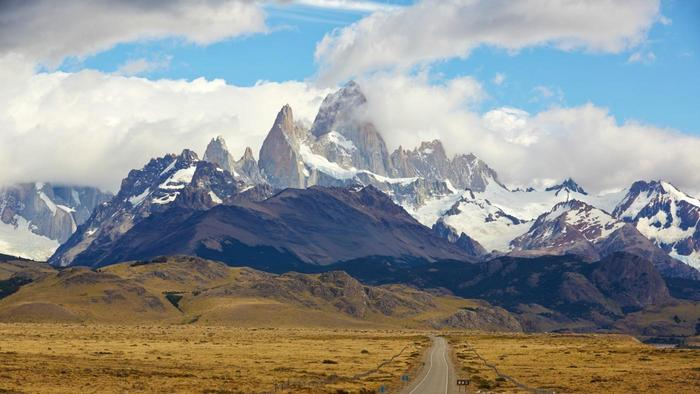
#> input picture source/images/andes.jpg, 700 x 394 px
$ python -i OctopusGenerator.py   (imports and definitions only)
#> lines starting #> are read from the running program, lines starting #| are printed output that depends on the picture
### source/Analysis.py
from PIL import Image, ImageDraw
import math

#Adapted from make2dList in the course notes
def make3dList(rows, cols, stacks):
    a=[]
    for row in range(rows): a += [[None]*cols]
    for row in range(rows):
        for col in range(cols):
            a[row][col] = [0]*stacks
    return a

#Similar to code I came across researching the PIL getdata() function, but
#I rewrote it myself
def get2dPixelList(image):
    width, height = image.size
    imageData = list(image.getdata())
    pixels = []

    for row in range(height):
        pixels += [imageData[row * width: (row + 1) * width]]

    return pixels

class Histogram(object):
    def __init__(self, image, bucketsPerColor = 4, peakThreshold = 4):
        self.image = image
        self.bucketsPerColor = bucketsPerColor
        self.peakThreshold = peakThreshold
        self.bucketSize = math.ceil(255 / bucketsPerColor)
        self.buckets = make3dList(bucketsPerColor, bucketsPerColor, bucketsPerColor)

        self.bucketColorR = make3dList(bucketsPerColor, bucketsPerColor, bucketsPerColor)
        self.bucketColorG = make3dList(bucketsPerColor, bucketsPerColor, bucketsPerColor)
        self.bucketColorB = make3dList(bucketsPerColor, bucketsPerColor, bucketsPerColor)

        self.imagePixels = get2dPixelList(self.image)
        self.peaks = []

        self.populate()
        self.getPeaks()

    def populate(self):
        pixelRows, pixelCols = len(self.imagePixels), len(self.imagePixels[0])

        for row in range(pixelRows):
            for col in range(pixelCols):
                pixel = self.imagePixels[row][col]

                rBucket = pixel[0] // self.bucketSize
                gBucket = pixel[1] // self.bucketSize
                bBucket = pixel[2] // self.bucketSize

                rBucket = min(rBucket, self.bucketsPerColor - 1)
                gBucket = min(gBucket, self.bucketsPerColor - 1)
                bBucket = min(bBucket, self.bucketsPerColor - 1)

                self.buckets[rBucket][gBucket][bBucket] += 1
                self.bucketColorR[rBucket][gBucket][bBucket] += pixel[0]
                self.bucketColorG[rBucket][gBucket][bBucket] += pixel[1]
                self.bucketColorB[rBucket][gBucket][bBucket] += pixel[2]

    def averageBucketColor(self, rBucket, gBucket, bBucket):
        bucketSize = self.buckets[rBucket][gBucket][bBucket]

        averageR = math.floor(self.bucketColorR[rBucket][gBucket][bBucket] / bucketSize)
        averageG = math.floor(self.bucketColorG[rBucket][gBucket][bBucket] / bucketSize)
        averageB = math.floor(self.bucketColorB[rBucket][gBucket][bBucket] / bucketSize)

        return (averageR, averageG, averageB)

    def colorDistance(self, color1,color2):
        r1 = color1[0]
        r2 = color2[0]
        g1 = color1[1]
        g2 = color2[1]
        b1 = color1[2]
        b2 = color2[2]

        return math.sqrt(((r2-r1)**2) + ((g2-g1)**2) + ((b2-b1)**2))

    #Adapted from the notes
    def peakQuicksort(self, L):
        if (len(L) < 2):
            return L
        else:
            first = L[0]  # pivot
            rest = L[1:]
            lo = [x for x in rest if x[2] < first[2]]
            hi = [x for x in rest if x[2] >= first[2]]
            return self.peakQuicksort(lo) + [first] + self.peakQuicksort(hi)

    def getPeaks(self):
        self.peaks = []

        numPixels = (len(self.imagePixels) * len(self.imagePixels[0]))
        averageBucketValue = numPixels / (self.bucketsPerColor ** 3)

        for rBucket in range(self.bucketsPerColor):
             for gBucket in range(self.bucketsPerColor):
                 for bBucket in range(self.bucketsPerColor):
                    bucketValue = self.buckets[rBucket][gBucket][bBucket]
                    if bucketValue > (averageBucketValue * self.peakThreshold):
                        averageRGB = self.averageBucketColor(rBucket, gBucket, bBucket)
                        orderNumber = self.colorDistance(averageRGB, (0,0,0))

                        self.peaks.append((averageRGB, bucketValue, orderNumber))

        self.peaks = self.peakQuicksort(self.peaks)

    # [34 lines left out: functions getLargestPeak, seePeaks, not called in this run]

### source/Perlin.py
# Perlin Noise Generator
# http://en.wikipedia.org/wiki/Perlin_noise
# http://en.wikipedia.org/wiki/Bilinear_interpolation
# FB36 - 20130222
def Generate(width, height, octaves, persistence):
    import random
    import math
    from PIL import Image, ImageDraw
    imgx = width; imgy = height # image size
    image = Image.new("RGB", (imgx, imgy))
    draw = ImageDraw.Draw(image)
    pixels = image.load()
    #octaves = int(math.log(max(imgx, imgy), 2.0))
    octaves = octaves

    persistence = persistence

    imgAr = [[0.0 for i in range(imgx)] for j in range(imgy)] # image array
    totAmp = 0.0
    for k in range(octaves):
        freq = 2 ** k
        amp = persistence ** k
        totAmp += amp
        # create an image from n by m grid of random numbers (w/ amplitude)
        # using Bilinear Interpolation
        n = freq + 1; m = freq + 1 # grid size
        ar = [[random.random() * amp for i in range(n)] for j in range(m)]
        nx = imgx / (n - 1.0); ny = imgy / (m - 1.0)
        for ky in range(imgy):
            for kx in range(imgx):
                i = int(kx / nx); j = int(ky / ny)
                dx0 = kx - i * nx; dx1 = nx - dx0
                dy0 = ky - j * ny; dy1 = ny - dy0
                z = ar[j][i] * dx1 * dy1
                z += ar[j][i + 1] * dx0 * dy1
                z += ar[j + 1][i] * dx1 * dy0
                z += ar[j + 1][i + 1] * dx0 * dy0
                z /= nx * ny
                imgAr[ky][kx] += z # add image layers together

    # paint image
    for ky in range(imgy):
        for kx in range(imgx):
            c = int(imgAr[ky][kx] / totAmp * 255)
            pixels[kx, ky] = (c, c, c)

    return image

#Suggested params - set octaves equal to peak numbers, and persistance to 0.9

### source/OctopusGenerator.py
from PIL import Image, ImageDraw
import Analysis
import Perlin
import math

# [33 lines left out: function displayColorMap, not called in this run]

def fade(x):
    #This fade function is taken from the Perlin Noise page
    return (6*x**5 - 15*x**4 + 10*x**3)

def interpolate(v0, v1, t):
    #This exact function is on the Wikipedia page for interpolation
    return v0 + (t*(v1 - v0))

def makeColorMap(hist):
    colorMap = dict()

    slideSpace = 80

    if len(hist.peaks) == 1:
        slideSpace = 0
        slideDistance = 0
    else:
        slideDistance = math.floor(slideSpace / (len(hist.peaks)-1))

    stretchSpace = 255 - slideSpace

    totalPeakHeight = 0
    for peak in hist.peaks:
        totalPeakHeight += peak[1]

    mapIndex = 0
    for peakNum in range(len(hist.peaks)):
        peak = hist.peaks[peakNum]
        stretch = math.floor(stretchSpace*(peak[1] / totalPeakHeight))

        for i in range(stretch):
            colorMap[mapIndex] = peak[0]
            mapIndex += 1

        if ((peakNum + 1) < len(hist.peaks)):
            nextPeak = hist.peaks[peakNum + 1]
            for i in range(slideDistance):
                t = i/slideDistance

                r = math.floor(interpolate(peak[0][0], nextPeak[0][0], t))
                g = math.floor(interpolate(peak[0][1], nextPeak[0][1], t))
                b = math.floor(interpolate(peak[0][2], nextPeak[0][2], t))

                colorMap[mapIndex] = (r,g,b)
                mapIndex += 1
        else:
            for i in range(256):
                if not i in colorMap:
                    colorMap[i] = peak[0]

    return colorMap

# [9 lines left out: functions printIntermediate, addAlpha, not called in this run]

def Generate(inputImg, outPath, debug = False):
    outSize = min(inputImg.size)

    hist = Analysis.Histogram(inputImg, 5, 6)
    noise = Perlin.Generate(outSize, outSize, len(hist.peaks), 0.9)
    colorMap = makeColorMap(hist)

    mask = Image.open("./Images/octopus_mask.jpg")
    mask = mask.resize((outSize, outSize))

    colorNoise = Image.new("RGBA", (outSize, outSize))

    for x in range(outSize):
        for y in range(outSize):
            noiseValue, _, _ = noise.getpixel((x, y))
            maskValue, _, _ = mask.getpixel((x, y))

            threshold = 255 // 2

            if maskValue > threshold:
                colorNoise.putpixel((x,y), addAlpha(colorMap[noiseValue], 255))
            else:
                colorNoise.putpixel((x,y), (0,0,0,0))

    if debug: printIntermediate(hist, colorMap, noise)
    colorNoise.save(outPath, "PNG")
    colorNoise.close

>>> from PIL import Image
>>> picture = Image.open('images/andes.jpg')
#> picture is the input picture: PIL image 700x394 RGB; mean R, G, B 143.3, 146.5, 145.3
>>> result = Generate(picture, 'out.png')
#> in get2dPixelList, `imageData = list(image.getdata())`: imageData = 275800 items
#> after the loop in get2dPixelList, `for row in range(height):`: pixels = 394 items
#> in populate, `pixelRows, pixelCols = len(self.imagePixels), len(self.imagePixels[0])`: pixelRows = 394; pixelCols = 700
#> after the loop in populate, `for row in range(pixelRows):`: self.bucketColorB = 5 items
#> in getPeaks, `numPixels = (len(self.imagePixels) * len(self.imagePixels[0]))`: numPixels = 275800
#> in getPeaks, `averageBucketValue = numPixels / (self.bucketsPerColor ** 3)`: averageBucketValue = 2206.4
#> the loop in getPeaks, `for rBucket in range(self.bucketsPerColor):` made 5 passes
#> after the loop in getPeaks, `for rBucket in range(self.bucketsPerColor):`: self.peaks = [((76, 72, 76), 15950, 129.4), ((70, 83, 115), 18289, 158.2), ((124, 87, 32), 13387, 154.8), ((124, 188, 226), 27255, 319.1), ((169, 130, 66), 15736, 223.2), ((183, 185, 187), 31712, 320.4), ((226, 226, 220), 50355, 388)]
#> in peakQuicksort, `first = L[0]`: first = ((76, 72, 76), 15950, 129.4)
#> in peakQuicksort, `rest = L[1:]`: rest = [((70, 83, 115), 18289, 158.2), ((124, 87, 32), 13387, 154.8), ((124, 188, 226), 27255, 319.1), ((169, 130, 66), 15736, 223.2), ((183, 185, 187), 31712, 320.4), ((226, 226, 220), 50355, 388)]
#> in peakQuicksort, `lo = [x for x in rest if x[2] < first[2]]`: lo = []
#> in peakQuicksort, `hi = [x for x in rest if x[2] >= first[2]]`: hi has the same summary as rest
#> in getPeaks, `self.peaks = self.peakQuicksort(self.peaks)`: self.peaks = [((76, 72, 76), 15950, 129.4), ((124, 87, 32), 13387, 154.8), ((70, 83, 115), 18289, 158.2), ((169, 130, 66), 15736, 223.2), ((124, 188, 226), 27255, 319.1), ((183, 185, 187), 31712, 320.4), ((226, 226, 220), 50355, 388)]
#> in Generate, `image = Image.new("RGB", (imgx, imgy))`: image: PIL image 394x394 RGB; every value is 0
#> in Generate, `noise = Perlin.Generate(outSize, outSize, len(hist.peaks), 0.9)`:
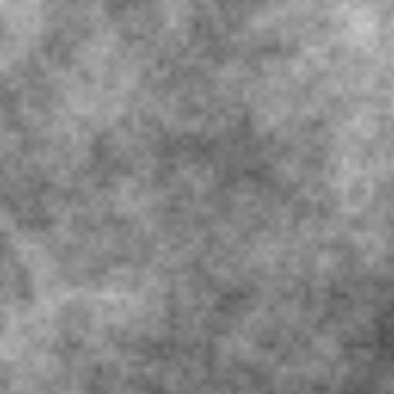
#> noise: PIL image 394x394 RGB; min 80, max 202, mean 137
#> in makeColorMap, `slideDistance = math.floor(slideSpace / (len(hist.peaks)-1))`: slideDistance = 13
#> the loop in makeColorMap, `for peak in hist.peaks:` made 7 passes
#> (peak, totalPeakHeight) on passes 1 to 7: (((76, 72, 76), 15950, 129.4), 15950), (((124, 87, 32), 13387, 154.8), 29337), (((70, 83, 115), 18289, 158.2), 47626), (((169, 130, 66), 15736, 223.2), 63362), (((124, 188, 226), 27255, 319.1), 90617), (((183, 185, 187), 31712, 320.4), 122329), (((226, 226, 220), 50355, 388), 172684)
#> after the loop in makeColorMap, `for peak in hist.peaks:`: totalPeakHeight = 172684
#> the loop in makeColorMap, `for peakNum in range(len(hist.peaks)):` made 7 passes
#> (peak, stretch, nextPeak) on passes 1 to 6: (((76, 72, 76), 15950, 129.4), 16, ((124, 87, 32), 13387, 154.8)), (((124, 87, 32), 13387, 154.8), 13, ((70, 83, 115), 18289, 158.2)), (((70, 83, 115), 18289, 158.2), 18, ((169, 130, 66), 15736, 223.2)), (((169, 130, 66), 15736, 223.2), 15, ((124, 188, 226), 27255, 319.1)), (((124, 188, 226), 27255, 319.1), 27, ((183, 185, 187), 31712, 320.4)), (((183, 185, 187), 31712, 320.4), 32, ((226, 226, 220), 50355, 388))
#> (peak, stretch) on pass 7: (((226, 226, 220), 50355, 388), 51)
#> after the loop in makeColorMap, `for peakNum in range(len(hist.peaks)):`: colorMap = 256 items; mapIndex = 250
#> in Generate, `colorMap = makeColorMap(hist)`: colorMap = 256 items
#> (the run stopped early here; a loop or call above may not have finished)

$ run again, on source/images/forest.jpg
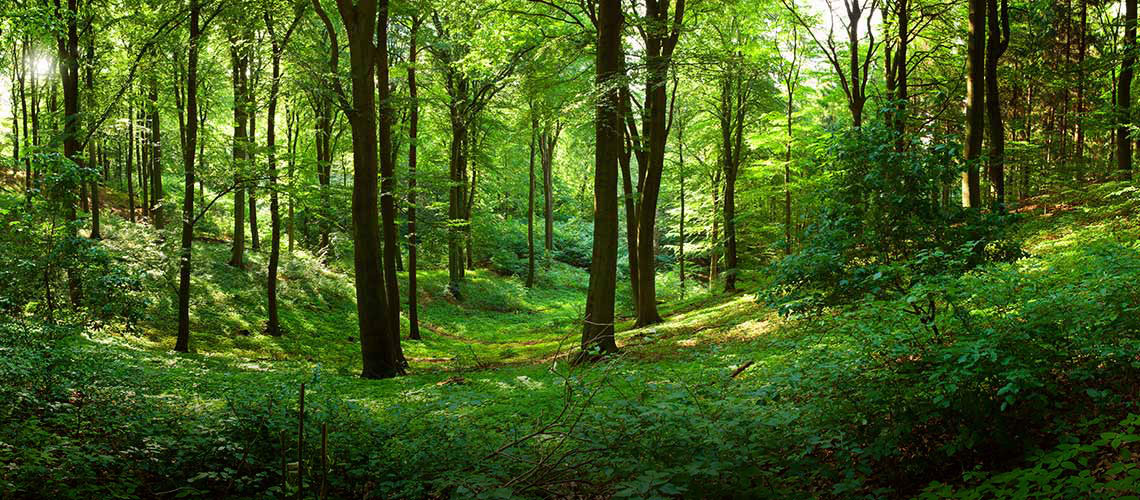
#> input picture source/images/forest.jpg, 1140 x 500 px
#> picture is the input picture: PIL image 1140x500 RGB; mean R, G, B 67.9, 92.7, 32.2
#> imageData = 570000 items
#> after the loop in get2dPixelList, `for row in range(height):`: pixels = 500 items
#> pixelRows = 500; pixelCols = 1140
#> after the loop in populate, `for row in range(pixelRows):`: self.bucketColorB = 5 items
#> numPixels = 570000
#> averageBucketValue = 4560
#> the loop in getPeaks, `for rBucket in range(self.bucketsPerColor):` made 5 passes
#> after the loop in getPeaks, `for rBucket in range(self.bucketsPerColor):`: self.peaks = [((20, 28, 5), 164515, 34.77), ((34, 69, 13), 106357, 78.01), ((63, 82, 22), 69650, 105.7), ((77, 119, 25), 66794, 143.9)]
#> first = ((20, 28, 5), 164515, 34.77)
#> rest = [((34, 69, 13), 106357, 78.01), ((63, 82, 22), 69650, 105.7), ((77, 119, 25), 66794, 143.9)]
#> lo = []
#> hi has the same summary as rest
#> image: PIL image 500x500 RGB; every value is 0
#> in Generate, `noise = Perlin.Generate(outSize, outSize, len(hist.peaks), 0.9)`:
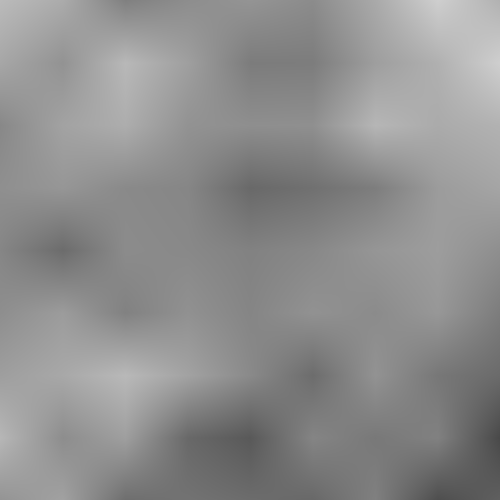
#> noise: PIL image 500x500 RGB; min 73, max 206, mean 142.2
#> slideDistance = 26
#> the loop in makeColorMap, `for peak in hist.peaks:` made 4 passes
#> (peak, totalPeakHeight) on passes 1 to 4: (((20, 28, 5), 164515, 34.77), 164515), (((34, 69, 13), 106357, 78.01), 270872), (((63, 82, 22), 69650, 105.7), 340522), (((77, 119, 25), 66794, 143.9), 407316)
#> after the loop in makeColorMap, `for peak in hist.peaks:`: totalPeakHeight = 407316
#> the loop in makeColorMap, `for peakNum in range(len(hist.peaks)):` made 4 passes
#> (peak, stretch, nextPeak) on passes 1 to 3: (((20, 28, 5), 164515, 34.77), 70, ((34, 69, 13), 106357, 78.01)), (((34, 69, 13), 106357, 78.01), 45, ((63, 82, 22), 69650, 105.7)), (((63, 82, 22), 69650, 105.7), 29, ((77, 119, 25), 66794, 143.9))
#> after the loop in makeColorMap, `for peakNum in range(len(hist.peaks)):`: colorMap = 256 items; mapIndex = 250
#> in Generate, `colorMap = makeColorMap(hist)`: colorMap = 256 items
